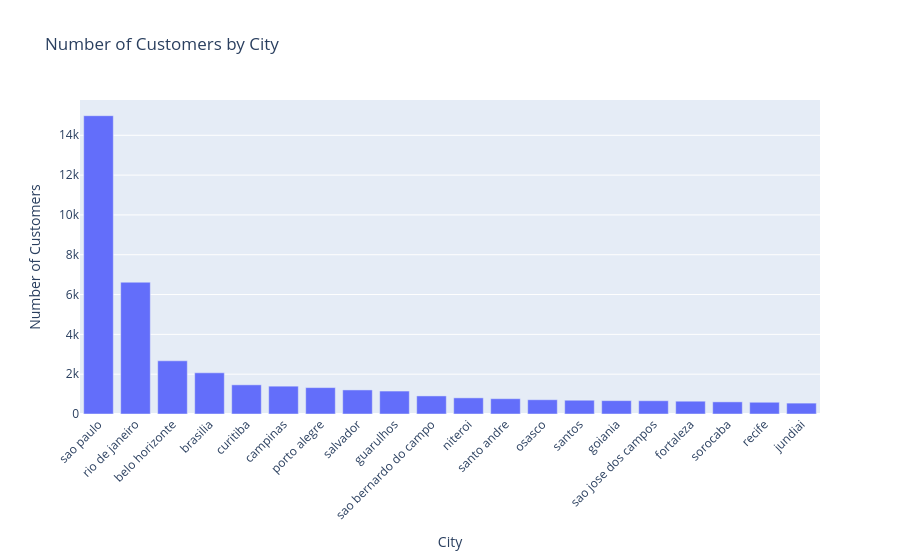

The cell this chart's notebook holds for it:
### Code cell
import plotly.express as px

fig = px.bar(
    x=customer_location_top20.index,
    y=customer_location_top20.values,
    title="Number of Customers by City",
    labels={"x": "City", "y": "Number of Customers"}
)

fig.update_layout(xaxis_tickangle=-45)

fig.show()

### Figure 1 — Plotly figure (JSON) as saved in the notebook; plotly's stock layout.template omitted (floating-point values rounded to 4 significant figures)
{"data": [{"alignmentgroup": "True", "hovertemplate": "City=%{x}<br>Number of Customers=%{y}<extra></extra>", "legendgroup": "", "marker": {"color": "#636efa", "pattern": {"shape": ""}}, "name": "", "offsetgroup": "", "orientation": "v", "showlegend": false, "textposition": "auto", "type": "bar", "x": ["sao paulo", "rio de janeiro", "belo horizonte", "brasilia", "curitiba", "campinas", "porto alegre", "salvador", "guarulhos", "sao bernardo do campo", "niteroi", "santo andre", "osasco", "santos", "goiania", "sao jose dos campos", "fortaleza", "sorocaba", "recife", "jundiai"], "xaxis": "x", "y": [14984, 6620, 2672, 2069, 1465, 1398, 1326, 1209, 1153, 908, 811, 769, 717, 692, 671, 666, 643, 610, 590, 547], "yaxis": "y"}], "layout": {"barmode": "relative", "legend": {"tracegroupgap": 0}, "title": {"text": "Number of Customers by City"}, "xaxis": {"anchor": "y", "domain": [0, 1], "tickangle": -45, "title": {"text": "City"}}, "yaxis": {"anchor": "x", "domain": [0, 1], "title": {"text": "Number of Customers"}}}}
